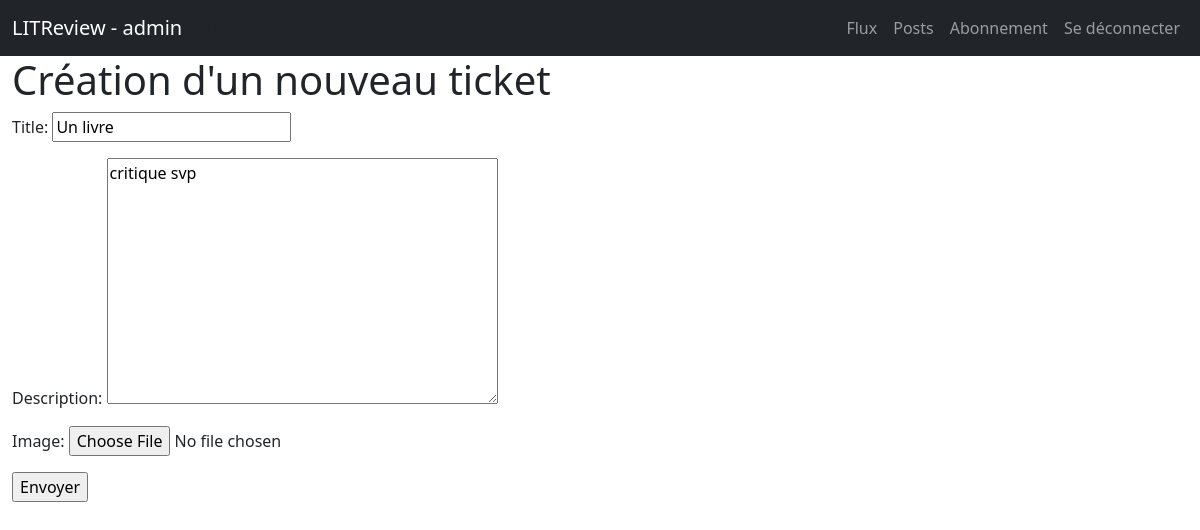
The app's page /ticket/update/40 (signed in) with its own data.
### bookreview/models.py (models this page shows, shortened)
class User(AbstractUser):
    pass

class Ticket(models.Model):
    title = models.CharField(max_length=128)
    description = models.TextField(max_length=2048, blank=True)
    user = models.ForeignKey(to=settings.AUTH_USER_MODEL,
                             on_delete=models.CASCADE)
    image = models.ImageField(blank=True)
    time_created = models.DateTimeField(auto_now_add=True)

### bookreview/views.py (the view, shortened to what this page needs)
# urls.py: path('ticket/update/<int:pk>', bookreview.views.TicketUpdateView.as_view(), name='ticket_update'),
class TicketUpdateView(LoginRequiredMixin, UpdateView):
    model = Ticket
    form_class = forms.TicketUpdateForm

### bookreview/forms.py
class TicketUpdateForm(forms.ModelForm):
    class Meta:
        model = Ticket
        fields = ['title', 'description', 'image']

### bookreview/templates/bookreview/ticket_form.html (shortened to what this page needs)
{% extends 'base.html' %}
{% block content %}
<h1>Création d'un nouveau ticket</h1>
<form action="" method="post" enctype="multipart/form-data">
    {{ form.as_p }}
    <input type="submit" value="Envoyer">
</form>
{% endblock %}

### bookreview/templates/bookreview/nav.html (shortened to what this page needs)
<nav class="navbar navbar-expand-sm bg-dark" data-bs-theme="dark">
    <div class="container-fluid">
        <a class="navbar-brand" href="{% url 'flux' %}">
            LITReview
            {% if request.user.is_authenticated %}
            - {{ request.user.username }}
        {% endif %}
        </a>
        {% if request.user.is_authenticated %}
            <span>{{ request.user.username }}</span>
        {% endif %}
        <div class="collapse navbar-collapse" id="navbarNavAltMarkup">
            <div class="navbar-nav ms-auto">
                {% if request.user.is_authenticated %}
                  <a class="nav-link" href="{% url 'flux' %}">Flux</a>
                  <a class="nav-link" href="{% url 'posts' %}">Posts</a>
                  <a class="nav-link" href="{% url 'follow' %}">Abonnement</a>
                  <a class="nav-link" href="{% url 'logout' %}">Se déconnecter</a>
                {% endif %}
            </div>
        </div>
    </div>
</nav>

### records on screen
User: user.username "admin"
Ticket: title "Un livre", description "critique svp"
